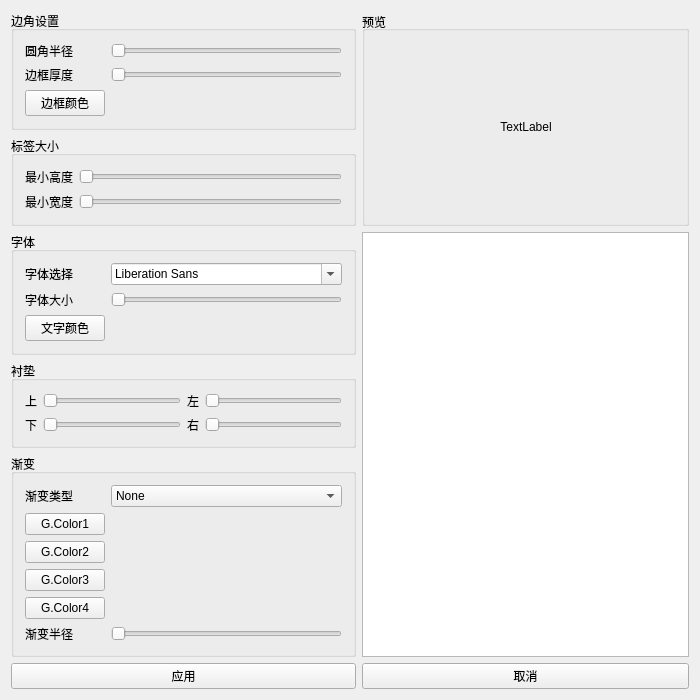
<?xml version="1.0" encoding="UTF-8"?>
<ui version="4.0">
 <class>Labelstyler</class>
 <widget class="QMainWindow" name="Labelstyler">
  <property name="geometry">
   <rect>
    <x>0</x>
    <y>0</y>
    <width>700</width>
    <height>700</height>
   </rect>
  </property>
  <property name="windowTitle">
   <string>Button Styler</string>
  </property>
  <property name="styleSheet">
   <string notr="true"/>
  </property>
  <property name="animated">
   <bool>true</bool>
  </property>
  <widget class="QWidget" name="centralWidget">
   <layout class="QGridLayout" name="gridLayout" columnstretch="0,0,0">
    <item row="3" column="2" rowspan="3">
     <widget class="QTextEdit" name="styleOutput"/>
    </item>
    <item row="6" column="2">
     <widget class="QPushButton" name="btncancel">
      <property name="text">
       <string>取消</string>
      </property>
     </widget>
    </item>
    <item row="0" column="2" rowspan="3">
     <widget class="QGroupBox" name="groupBox">
      <property name="sizeIncrement">
       <size>
        <width>0</width>
        <height>0</height>
       </size>
      </property>
      <property name="font">
       <font>
        <weight>50</weight>
        <bold>false</bold>
       </font>
      </property>
      <property name="title">
       <string>预览</string>
      </property>
      <property name="alignment">
       <set>Qt::AlignLeading|Qt::AlignLeft|Qt::AlignVCenter</set>
      </property>
      <layout class="QGridLayout" name="gridLayout_3">
       <item row="0" column="0">
        <spacer name="horizontalSpacer">
         <property name="orientation">
          <enum>Qt::Horizontal</enum>
         </property>
         <property name="sizeHint" stdset="0">
          <size>
           <width>40</width>
           <height>20</height>
          </size>
         </property>
        </spacer>
       </item>
       <item row="0" column="2">
        <spacer name="horizontalSpacer_2">
         <property name="orientation">
          <enum>Qt::Horizontal</enum>
         </property>
         <property name="sizeHint" stdset="0">
          <size>
           <width>40</width>
           <height>20</height>
          </size>
         </property>
        </spacer>
       </item>
       <item row="0" column="1">
        <widget class="QLabel" name="TextLabel">
         <property name="sizePolicy">
          <sizepolicy hsizetype="Minimum" vsizetype="Fixed">
           <horstretch>0</horstretch>
           <verstretch>0</verstretch>
          </sizepolicy>
         </property>
         <property name="text">
          <string>TextLabel</string>
         </property>
         <property name="scaledContents">
          <bool>false</bool>
         </property>
         <property name="alignment">
          <set>Qt::AlignCenter</set>
         </property>
         <property name="wordWrap">
          <bool>false</bool>
         </property>
        </widget>
       </item>
      </layout>
     </widget>
    </item>
    <item row="5" column="0" colspan="2">
     <widget class="QGroupBox" name="groupBox_2">
      <property name="title">
       <string>渐变</string>
      </property>
      <layout class="QGridLayout" name="gridLayout_2">
       <item row="1" column="0">
        <widget class="QPushButton" name="grenkButton1">
         <property name="text">
          <string>G.Color1</string>
         </property>
        </widget>
       </item>
       <item row="1" column="1">
        <widget class="QLabel" name="grenkLabel1">
         <property name="text">
          <string/>
         </property>
        </widget>
       </item>
       <item row="2" column="0">
        <widget class="QPushButton" name="grenkButton2">
         <property name="text">
          <string>G.Color2</string>
         </property>
        </widget>
       </item>
       <item row="2" column="1">
        <widget class="QLabel" name="grenkLabel2">
         <property name="text">
          <string/>
         </property>
        </widget>
       </item>
       <item row="3" column="0">
        <widget class="QPushButton" name="grenkButton3">
         <property name="text">
          <string>G.Color3</string>
         </property>
        </widget>
       </item>
       <item row="3" column="1">
        <widget class="QLabel" name="grenkLabel3">
         <property name="text">
          <string/>
         </property>
        </widget>
       </item>
       <item row="4" column="0">
        <widget class="QPushButton" name="grenkButton4">
         <property name="text">
          <string>G.Color4</string>
         </property>
        </widget>
       </item>
       <item row="4" column="1">
        <widget class="QLabel" name="grenkLabel4">
         <property name="text">
          <string/>
         </property>
        </widget>
       </item>
       <item row="5" column="0">
        <widget class="QLabel" name="label_3">
         <property name="text">
          <string>渐变半径</string>
         </property>
        </widget>
       </item>
       <item row="5" column="1">
        <widget class="QSlider" name="gRadiusSlider">
         <property name="maximum">
          <number>300</number>
         </property>
         <property name="orientation">
          <enum>Qt::Horizontal</enum>
         </property>
        </widget>
       </item>
       <item row="0" column="1">
        <widget class="QComboBox" name="RadcomboBox">
         <item>
          <property name="text">
           <string>None</string>
          </property>
         </item>
         <item>
          <property name="text">
           <string>Radial Gradyan</string>
          </property>
         </item>
         <item>
          <property name="text">
           <string>Lineer Gradyan</string>
          </property>
         </item>
        </widget>
       </item>
       <item row="0" column="0">
        <widget class="QLabel" name="label_6">
         <property name="text">
          <string>渐变类型</string>
         </property>
        </widget>
       </item>
      </layout>
     </widget>
    </item>
    <item row="4" column="0" colspan="2">
     <widget class="QGroupBox" name="groupBox_3">
      <property name="title">
       <string>衬垫</string>
      </property>
      <layout class="QGridLayout" name="gridLayout_4">
       <item row="0" column="0">
        <widget class="QLabel" name="pad_up">
         <property name="text">
          <string>上</string>
         </property>
        </widget>
       </item>
       <item row="0" column="1">
        <widget class="QSlider" name="PadUpSlider">
         <property name="maximum">
          <number>50</number>
         </property>
         <property name="orientation">
          <enum>Qt::Horizontal</enum>
         </property>
        </widget>
       </item>
       <item row="0" column="2">
        <widget class="QLabel" name="pad_left">
         <property name="text">
          <string>左</string>
         </property>
        </widget>
       </item>
       <item row="0" column="3">
        <widget class="QSlider" name="PadLeftSlider">
         <property name="maximum">
          <number>50</number>
         </property>
         <property name="orientation">
          <enum>Qt::Horizontal</enum>
         </property>
        </widget>
       </item>
       <item row="1" column="0">
        <widget class="QLabel" name="pad_down">
         <property name="text">
          <string>下</string>
         </property>
        </widget>
       </item>
       <item row="1" column="1">
        <widget class="QSlider" name="PadDownSlider">
         <property name="maximum">
          <number>50</number>
         </property>
         <property name="orientation">
          <enum>Qt::Horizontal</enum>
         </property>
        </widget>
       </item>
       <item row="1" column="2">
        <widget class="QLabel" name="pad_right">
         <property name="text">
          <string>右</string>
         </property>
        </widget>
       </item>
       <item row="1" column="3">
        <widget class="QSlider" name="PadRightSlider">
         <property name="maximum">
          <number>50</number>
         </property>
         <property name="orientation">
          <enum>Qt::Horizontal</enum>
         </property>
        </widget>
       </item>
      </layout>
     </widget>
    </item>
    <item row="6" column="0" colspan="2">
     <widget class="QPushButton" name="btnOK">
      <property name="text">
       <string>应用</string>
      </property>
     </widget>
    </item>
    <item row="0" column="0" colspan="2">
     <widget class="QGroupBox" name="groupBox_4">
      <property name="sizePolicy">
       <sizepolicy hsizetype="Preferred" vsizetype="Preferred">
        <horstretch>0</horstretch>
        <verstretch>0</verstretch>
       </sizepolicy>
      </property>
      <property name="title">
       <string>边角设置</string>
      </property>
      <layout class="QGridLayout" name="gridLayout_5">
       <item row="2" column="0">
        <widget class="QPushButton" name="renkButton2">
         <property name="text">
          <string>边框颜色</string>
         </property>
        </widget>
       </item>
       <item row="1" column="1">
        <widget class="QSlider" name="bordThickSlider">
         <property name="maximum">
          <number>15</number>
         </property>
         <property name="orientation">
          <enum>Qt::Horizontal</enum>
         </property>
        </widget>
       </item>
       <item row="1" column="0">
        <widget class="QLabel" name="label_2">
         <property name="text">
          <string>边框厚度</string>
         </property>
        </widget>
       </item>
       <item row="2" column="1">
        <widget class="QLabel" name="renkLabel2">
         <property name="text">
          <string/>
         </property>
        </widget>
       </item>
       <item row="0" column="0">
        <widget class="QLabel" name="label">
         <property name="text">
          <string>圆角半径</string>
         </property>
        </widget>
       </item>
       <item row="0" column="1">
        <widget class="QSlider" name="bordRadSlider">
         <property name="maximum">
          <number>30</number>
         </property>
         <property name="orientation">
          <enum>Qt::Horizontal</enum>
         </property>
        </widget>
       </item>
      </layout>
     </widget>
    </item>
    <item row="3" column="0" colspan="2">
     <widget class="QGroupBox" name="groupBox_5">
      <property name="sizePolicy">
       <sizepolicy hsizetype="Preferred" vsizetype="Preferred">
        <horstretch>0</horstretch>
        <verstretch>0</verstretch>
       </sizepolicy>
      </property>
      <property name="minimumSize">
       <size>
        <width>0</width>
        <height>100</height>
       </size>
      </property>
      <property name="title">
       <string>字体</string>
      </property>
      <layout class="QGridLayout" name="gridLayout_6">
       <item row="0" column="0">
        <widget class="QLabel" name="label_5">
         <property name="text">
          <string>字体选择</string>
         </property>
        </widget>
       </item>
       <item row="2" column="1">
        <widget class="QLabel" name="renkLabel">
         <property name="text">
          <string/>
         </property>
        </widget>
       </item>
       <item row="1" column="0">
        <widget class="QLabel" name="label_4">
         <property name="text">
          <string>字体大小</string>
         </property>
        </widget>
       </item>
       <item row="1" column="1">
        <widget class="QSlider" name="fontSizeSlider">
         <property name="minimum">
          <number>1</number>
         </property>
         <property name="maximum">
          <number>30</number>
         </property>
         <property name="orientation">
          <enum>Qt::Horizontal</enum>
         </property>
        </widget>
       </item>
       <item row="0" column="1">
        <widget class="QFontComboBox" name="fontComboBox"/>
       </item>
       <item row="2" column="0">
        <widget class="QPushButton" name="renkButton">
         <property name="text">
          <string>文字颜色</string>
         </property>
        </widget>
       </item>
      </layout>
     </widget>
    </item>
    <item row="1" column="0" rowspan="2" colspan="2">
     <widget class="QGroupBox" name="groupBox_6">
      <property name="title">
       <string>标签大小</string>
      </property>
      <layout class="QGridLayout" name="gridLayout_7">
       <item row="0" column="0">
        <widget class="QLabel" name="label_7">
         <property name="text">
          <string>最小高度</string>
         </property>
        </widget>
       </item>
       <item row="0" column="1">
        <widget class="QSlider" name="minheightSlider">
         <property name="sizePolicy">
          <sizepolicy hsizetype="MinimumExpanding" vsizetype="Fixed">
           <horstretch>0</horstretch>
           <verstretch>0</verstretch>
          </sizepolicy>
         </property>
         <property name="maximum">
          <number>100</number>
         </property>
         <property name="orientation">
          <enum>Qt::Horizontal</enum>
         </property>
        </widget>
       </item>
       <item row="1" column="0">
        <widget class="QLabel" name="label_8">
         <property name="text">
          <string>最小宽度</string>
         </property>
        </widget>
       </item>
       <item row="1" column="1">
        <widget class="QSlider" name="minwidthSlider">
         <property name="sizePolicy">
          <sizepolicy hsizetype="Minimum" vsizetype="Fixed">
           <horstretch>0</horstretch>
           <verstretch>0</verstretch>
          </sizepolicy>
         </property>
         <property name="maximum">
          <number>200</number>
         </property>
         <property name="orientation">
          <enum>Qt::Horizontal</enum>
         </property>
        </widget>
       </item>
      </layout>
     </widget>
    </item>
   </layout>
  </widget>
 </widget>
 <layoutdefault spacing="6" margin="11"/>
 <resources/>
 <connections/>
</ui>
